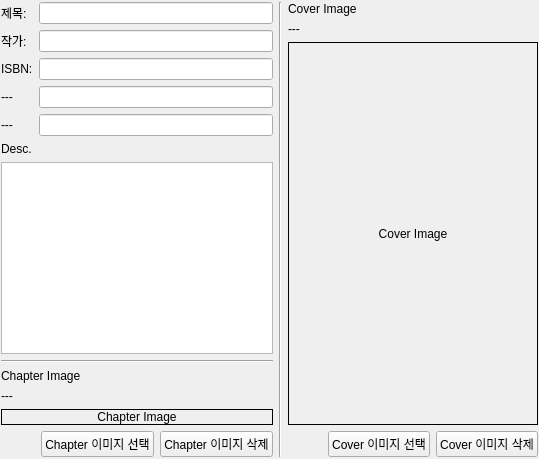
          <widget class="QWidget" name="tab_2">
           <attribute name="title">
            <string>메타데이터</string>
           </attribute>
           <layout class="QVBoxLayout" name="verticalLayout_3">
            <property name="leftMargin">
             <number>1</number>
            </property>
            <property name="topMargin">
             <number>2</number>
            </property>
            <property name="rightMargin">
             <number>1</number>
            </property>
            <property name="bottomMargin">
             <number>2</number>
            </property>
            <item>
             <layout class="QVBoxLayout" name="verticalLayout_2020">
              <item>
               <layout class="QHBoxLayout" name="horizontalLayout_8">
                <item>
                 <layout class="QVBoxLayout" name="verticalLayout_9" stretch="1,3,0,1">
                  <item>
                   <layout class="QGridLayout" name="gridLayout_2">
                    <item row="3" column="0">
                     <widget class="QLabel" name="label_15">
                      <property name="text">
                       <string>ISBN:</string>
                      </property>
                     </widget>
                    </item>
                    <item row="4" column="0">
                     <widget class="QLabel" name="label_16">
                      <property name="text">
                       <string>---</string>
                      </property>
                     </widget>
                    </item>
                    <item row="0" column="0">
                     <widget class="QLabel" name="label_8">
                      <property name="text">
                       <string>제목:</string>
                      </property>
                     </widget>
                    </item>
                    <item row="0" column="1">
                     <widget class="QLineEdit" name="lineEdit_Title"/>
                    </item>
                    <item row="2" column="1">
                     <widget class="QLineEdit" name="lineEdit_Author"/>
                    </item>
                    <item row="2" column="0">
                     <widget class="QLabel" name="label_9">
                      <property name="text">
                       <string>작가:</string>
                      </property>
                     </widget>
                    </item>
                    <item row="5" column="0">
                     <widget class="QLabel" name="label_17">
                      <property name="text">
                       <string>---</string>
                      </property>
                     </widget>
                    </item>
                    <item row="3" column="1">
                     <widget class="QLineEdit" name="lineEdit_ISBN"/>
                    </item>
                    <item row="4" column="1">
                     <widget class="QLineEdit" name="lineEdit_4"/>
                    </item>
                    <item row="5" column="1">
                     <widget class="QLineEdit" name="lineEdit_5"/>
                    </item>
                   </layout>
                  </item>
                  <item>
                   <layout class="QVBoxLayout" name="verticalLayout_12" stretch="1,99">
                    <item>
                     <widget class="QLabel" name="label_10">
                      <property name="text">
                       <string>Desc.</string>
                      </property>
                     </widget>
                    </item>
                    <item>
                     <widget class="QPlainTextEdit" name="plainTextEdit_Description"/>
                    </item>
                   </layout>
                  </item>
                  <item>
                   <widget class="Line" name="line_7">
                    <property name="orientation">
                     <enum>Qt::Horizontal</enum>
                    </property>
                   </widget>
                  </item>
                  <item>
                   <layout class="QVBoxLayout" name="verticalLayout_11" stretch="0,0,99,1">
                    <item>
                     <widget class="QLabel" name="label_11">
                      <property name="text">
                       <string>Chapter Image</string>
                      </property>
                     </widget>
                    </item>
                    <item>
                     <widget class="QLabel" name="label_ChapterImagePath">
                      <property name="text">
                       <string>---</string>
                      </property>
                     </widget>
                    </item>
                    <item>
                     <widget class="QLabel" name="label_ChapterImage">
                      <property name="frameShape">
                       <enum>QFrame::Box</enum>
                      </property>
                      <property name="text">
                       <string>Chapter Image</string>
                      </property>
                      <property name="alignment">
                       <set>Qt::AlignCenter</set>
                      </property>
                     </widget>
                    </item>
                    <item>
                     <layout class="QHBoxLayout" name="horizontalLayout_10" stretch="2,3,3">
                      <item>
                       <spacer name="horizontalSpacer_2">
                        <property name="orientation">
                         <enum>Qt::Horizontal</enum>
                        </property>
                        <property name="sizeHint" stdset="0">
                         <size>
                          <width>40</width>
                          <height>20</height>
                         </size>
                        </property>
                       </spacer>
                      </item>
                      <item>
                       <widget class="QPushButton" name="pushButton_SelectChapterImage">
                        <property name="text">
                         <string>Chapter 이미지 선택</string>
                        </property>
                       </widget>
                      </item>
                      <item>
                       <widget class="QPushButton" name="pushButton_DeleteChapterImage">
                        <property name="text">
                         <string>Chapter 이미지 삭제</string>
                        </property>
                       </widget>
                      </item>
                     </layout>
                    </item>
                   </layout>
                  </item>
                 </layout>
                </item>
                <item>
                 <widget class="Line" name="line_8">
                  <property name="orientation">
                   <enum>Qt::Vertical</enum>
                  </property>
                 </widget>
                </item>
                <item>
                 <layout class="QVBoxLayout" name="verticalLayout_6" stretch="0,0,99,1">
                  <item>
                   <widget class="QLabel" name="label_12">
                    <property name="text">
                     <string>Cover Image</string>
                    </property>
                   </widget>
                  </item>
                  <item>
                   <widget class="QLabel" name="label_CoverImagePath">
                    <property name="text">
                     <string>---</string>
                    </property>
                   </widget>
                  </item>
                  <item>
                   <widget class="QLabel" name="label_CoverImage">
                    <property name="frameShape">
                     <enum>QFrame::Box</enum>
                    </property>
                    <property name="text">
                     <string>Cover Image</string>
                    </property>
                    <property name="alignment">
                     <set>Qt::AlignCenter</set>
                    </property>
                   </widget>
                  </item>
                  <item>
                   <layout class="QHBoxLayout" name="horizontalLayout_9" stretch="2,3,3">
                    <item>
                     <spacer name="horizontalSpacer_3">
                      <property name="orientation">
                       <enum>Qt::Horizontal</enum>
                      </property>
                      <property name="sizeHint" stdset="0">
                       <size>
                        <width>40</width>
                        <height>20</height>
                       </size>
                      </property>
                     </spacer>
                    </item>
                    <item>
                     <widget class="QPushButton" name="pushButton_SelectCoverImage">
                      <property name="text">
                       <string>Cover 이미지 선택</string>
                      </property>
                     </widget>
                    </item>
                    <item>
                     <widget class="QPushButton" name="pushButton_DeleteCoverImage">
                      <property name="text">
                       <string>Cover 이미지 삭제</string>
                      </property>
                     </widget>
                    </item>
                   </layout>
                  </item>
                 </layout>
                </item>
               </layout>
              </item>
             </layout>
            </item>
           </layout>
          </widget>
